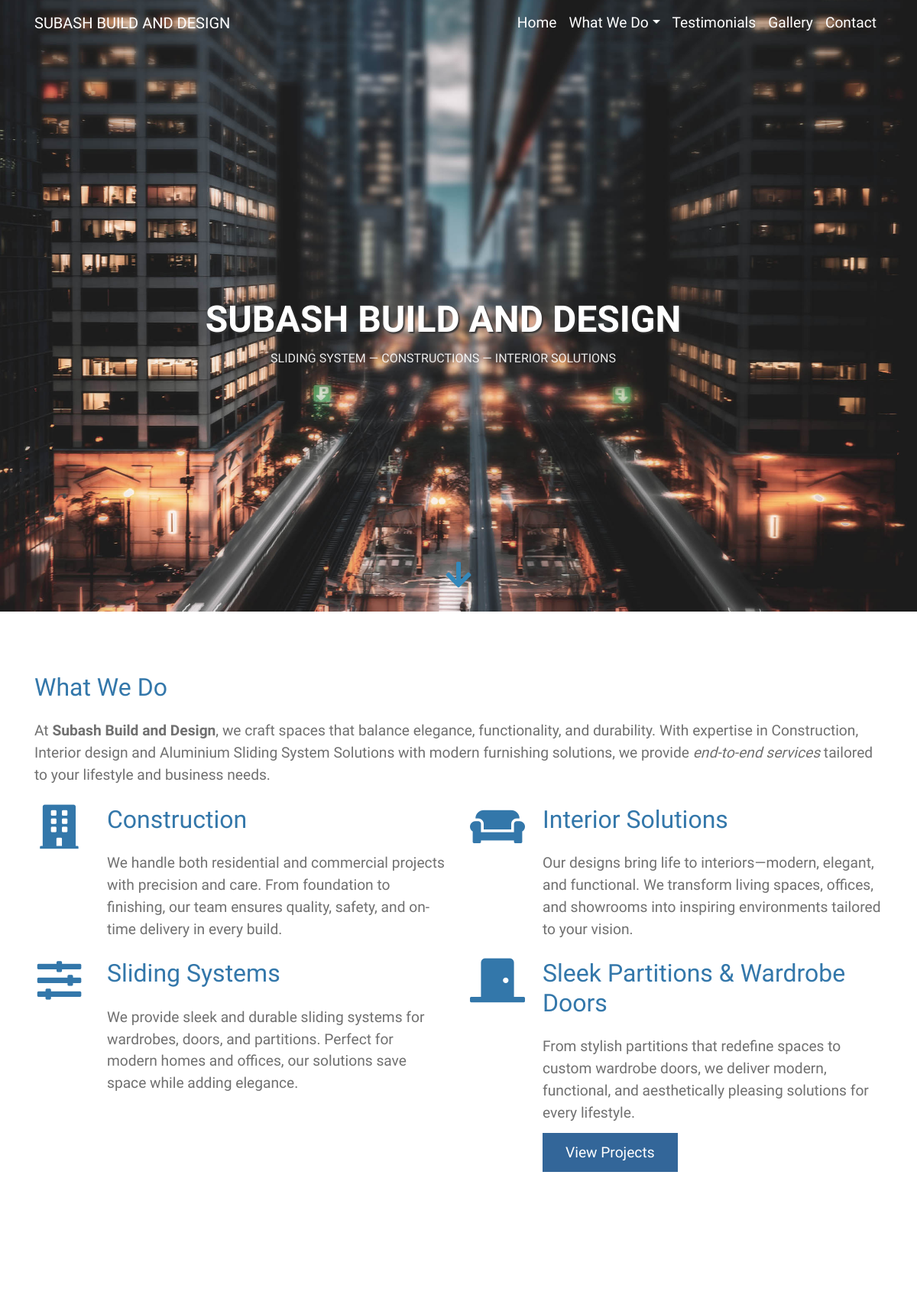
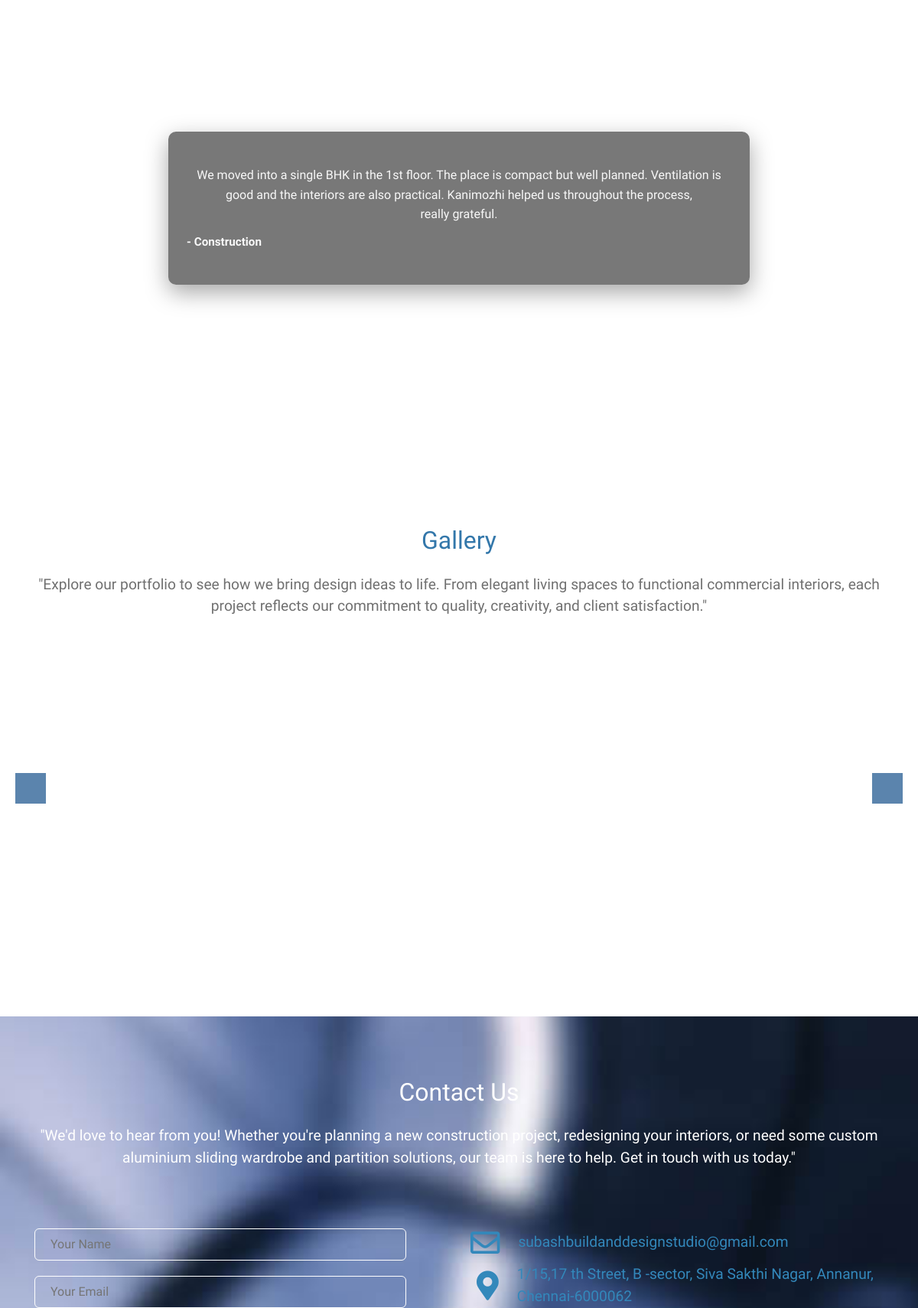
The page / (upper part) on the database its author committed (2 pictures, top to bottom).
### sbdapp/models.py (models this page shows, shortened)
class Testimonial(models.Model):
    name = models.CharField(max_length=100)
    review = models.TextField()
    created_at = models.DateTimeField(auto_now_add=True)

class GalleryImage(models.Model):
    CATEGORY_CHOICES = [
        ('interior', 'Interior'),
        ('sliding', 'Sliding'),
        ('construction', 'Construction'),  # Added construction option
    ]
    title = models.CharField(max_length=100, blank=True)
    image = models.ImageField(upload_to='gallery/')
    category = models.CharField(max_length=20, choices=CATEGORY_CHOICES, default='interior')
    uploaded_at = models.DateTimeField(auto_now_add=True)

### sbdapp/views.py (the view)
# urls.py: path("", views.index_view, name="index"),
def index_view(request):
    gallery_images = GalleryImage.objects.all()
    testimonials = Testimonial.objects.all()
    return render(request, 'index.html', {
        'gallery_images': gallery_images,
        'testimonials': testimonials,
    })

### templates/index.html (shortened to what this page needs)
{% load static %}
<!DOCTYPE html>
<html lang="en">
<head>
  <link rel="stylesheet" href="{% static 'fontawesome-5.5/css/all.min.css' %}" />
  <link rel="stylesheet" href="{% static 'slick/slick.css' %}">
  <link rel="stylesheet" href="{% static 'slick/slick-theme.css' %}">
  <link rel="stylesheet" href="{% static 'magnific-popup/magnific-popup.css' %}">
  <link rel="stylesheet" href="{% static 'css/bootstrap.min.css' %}" />
  <link rel="stylesheet" href="{% static 'css/tooplate-infinite-loop.css' %}" />
</head>
<body>
  <section id="infinite" class="text-white tm-font-big tm-parallax">
    <nav class="navbar navbar-expand-md tm-navbar" id="tmNav">
      <div class="container">
        <a href="#infinite" class="navbar-brand">SUBASH BUILD AND DESIGN</a>
        <div class="collapse navbar-collapse" id="navbarSupportedContent">
          <ul class="navbar-nav ml-auto">
            <li class="nav-item"><a class="nav-link tm-nav-link" href="#infinite">Home</a></li>
            <li class="nav-item dropdown">
              <a class="nav-link tm-nav-link dropdown-toggle" id="navbarDropdown" role="button" data-toggle="dropdown"
                aria-haspopup="true" aria-expanded="false">What We Do</a>
            </li>
            <li class="nav-item"><a class="nav-link tm-nav-link" href="#testimonials">Testimonials</a></li>
            <li class="nav-item"><a class="nav-link tm-nav-link" href="#gallery">Gallery</a></li>
            <li class="nav-item"><a class="nav-link tm-nav-link" href="#contact">Contact</a></li>
          </ul>
        </div>
      </div>
    </nav>
    <div class="tm-hero-text-container" role="banner" aria-label="Hero">
      <div class="tm-hero-text-inner">
        <div style="max-width:820px;">
          <h1 class="tm-hero-title">SUBASH BUILD AND DESIGN</h1>
          <p class="tm-hero-subtitle">SLIDING SYSTEM — CONSTRUCTIONS — INTERIOR SOLUTIONS</p>
        </div>
      </div>
    </div>
    <div class="tm-next tm-intro-next" aria-hidden="false">
      <a href="#whatwedo" class="text-center tm-down-arrow-link" aria-label="Scroll to What We Do">
        <i class="fas fa-2x fa-arrow-down tm-down-arrow" aria-hidden="true"></i>
      </a>
    </div>
  </section>
  <section id="whatwedo" class="tm-section-pad-top">
    <div class="container">
      <div class="row tm-content-box">
        <div class="col-lg-12 col-xl-12">
          <div class="tm-intro-text-container">
            <h2 class="tm-text-primary mb-4 tm-section-title">What We Do</h2>
            <p class="mb-4 tm-intro-text">
              At <strong>Subash Build and Design</strong>, we craft spaces that balance elegance, functionality, and
              durability.
              With expertise in Construction, Interior design and Aluminium Sliding System Solutions with modern furnishing solutions, we provide
              <em>end-to-end services</em> tailored to your lifestyle and business needs.
            </p>
          </div>
        </div>
      </div>
      <div class="row tm-content-box">
        <div class="col-lg-1 col-md-12 text-center"><i class="fas fa-3x fa-building tm-icon"></i></div>
        <div class="col-lg-5">
          <div class="tm-intro-text-container">
            <h2 class="tm-text-primary mb-4">Construction</h2>
            <p class="mb-4 tm-intro-text">We handle both residential and commercial projects with precision and care.
              From foundation to finishing, our team ensures quality, safety, and on-time delivery in every build.</p>
          </div>
        </div>
        <div class="col-lg-1"><i class="fas fa-3x fa-couch text-center tm-icon"></i></div>
        <div class="col-lg-5">
          <div class="tm-intro-text-container">
            <h2 class="tm-text-primary mb-4">Interior Solutions</h2>
            <p class="mb-4 tm-intro-text">Our designs bring life to interiors—modern, elegant, and functional. We
              transform living spaces, offices, and showrooms into inspiring environments tailored to your vision.</p>
          </div>
        </div>
      </div>
      <div class="row tm-content-box">
        <div class="col-lg-1"><i class="fas fa-3x fa-sliders-h text-center tm-icon"></i></div>
        <div class="col-lg-5">
          <div class="tm-intro-text-container">
            <h2 class="tm-text-primary mb-4">Sliding Systems</h2>
            <p class="mb-4 tm-intro-text">We provide sleek and durable sliding systems for wardrobes, doors, and
              partitions. Perfect for modern homes and offices, our solutions save space while adding elegance.</p>
          </div>
        </div>
        <div class="col-lg-1"><i class="fas fa-3x fa-door-closed text-center tm-icon"></i></div>
        <div class="col-lg-5">
          <div class="tm-intro-text-container">
            <h2 class="tm-text-primary mb-4">Sleek Partitions & Wardrobe Doors</h2>
            <p class="mb-4 tm-intro-text">From stylish partitions that redefine spaces to custom wardrobe doors, we
              deliver modern, functional, and aesthetically pleasing solutions for every lifestyle.</p>
            <div class="tm-continue"><a href="#gallery" class="tm-intro-text tm-btn-primary">View Projects</a></div>
          </div>
        </div>
      </div>
    </div>
  </section>
  <section id="testimonials" class="tm-section-pad-top tm-parallax-2" aria-label="Testimonials">
    <div class="container tm-testimonials-content">
      <div class="row">
        <div class="col-12 text-center tm-content-box">
          <h2 class="text-white mb-3 tm-section-title">Testimonials</h2>
          <p class="mx-auto tm-section-desc text-center" style="max-width:760px;color:rgba(255,255,255,0.92);">
          </p>
          {% if testimonials %}
          <div class="mx-auto tm-gallery-container tm-gallery-container-2" style="max-width:900px;">
            <div class="tm-testimonials-carousel">
              {% for testimonial in testimonials %}
              <div class="tm-testimonial-item">
                <div class="tm-testimonial-content">
                  <p class="tm-testimonial-text">{{ testimonial.review }}</p>
                  <p class="tm-testimonial-author">- {{ testimonial.name }}</p>
                </div>
              </div>
              {% endfor %}
            </div>
          </div>
          {% endif %}
        </div>
      </div>
    </div>
  </section>
  <section id="gallery" class="tm-section-pad-top">
    <div class="container tm-container-gallery">
      <div class="row">
        <div class="text-center col-12">
          <h2 class="tm-text-primary tm-section-title mb-4">Gallery</h2>
          <p class="mx-auto tm-section-desc">"Explore our portfolio to see how we bring design ideas to life. From
            elegant living spaces to functional commercial interiors, each project reflects our commitment to quality,
            creativity, and client satisfaction."</p>
        </div>
      </div>
      <div class="row">
        <div class="col-12">
          <div class="mx-auto tm-gallery-container">
            <div class="grid tm-gallery">
              {% for image in gallery_images %}
              <a href="{{ image.image.url }}" class="tm-gallery-link">
                <figure class="effect-honey tm-gallery-item">
                  <img src="{{ image.image.url }}" alt="{{ image.title }}" class="img-fluid">
                </figure>
              </a>
              {% empty %}
              <div class="text-center w-100">
                <p>No images available yet.</p>
              </div>
              {% endfor %}
            </div>
          </div>
        </div>
      </div>
    </div>
  </section>
  <section id="contact" class="tm-section-pad-top tm-parallax-2">
    <div class="container tm-container-contact">
      <div class="row">
        <div class="text-center col-12">
          <h2 class="tm-section-title mb-4">Contact Us</h2>
          <p class="mb-5">"We'd love to hear from you! Whether you're planning a new construction project, redesigning
            your interiors, or need some custom aluminium sliding wardrobe and partition solutions, our team is here to help. Get in touch with
            us today."</p><br>
        </div>
        <div class="col-sm-12 col-md-6">
          <form action="{% url 'contact' %}" method="POST">
            <input id="name" name="name" type="text" placeholder="Your Name" class="tm-input" required />
            <input id="email" name="email" type="email" placeholder="Your Email" class="tm-input" required />
          </form>
        </div>
        <div class="col-sm-12 col-md-6">
          <div class="contact-item">
            <a rel="nofollow" href="mailto:subashbuildanddesignstudio@gmail.com" class="item-link"
              style="display: flex; align-items: center;">
              <i class="far fa-2x fa-envelope mr-4"></i>
              <span class="mb-0">subashbuildanddesignstudio@gmail.com</span>
            </a>
          </div>
          <div class="contact-item m-2">
            <a rel="nofollow" href="https://www.google.com/maps/search/600109%2C%20Sector%20B%2C%20SivaSakthi%20Nagar%2C%20Annanur%2C%20Cholambedu%2C%20Chennai%2C%20Tamil%20Nadu%20600062%2C%20India/@13.121279991253738,80.12623373419046,17z?hl=en" class="item-link" style="display: flex; align-items: center;">
              <i class="fas fa-2x fa-map-marker-alt mr-4"></i>
              <span class="mb-0" style="text-align: left;">1/15,17 th Street, B -sector, Siva Sakthi Nagar, Annanur,
                Chennai-6000062</span>
            </a>
          </div>
        </div>
      </div>
    </div>
  </section>
</body>
</html>

### rows shown on the page
Testimonial: review "We moved into a single BHK in the 1st floor. The place is compact but well planned. Ventilation is good and the interiors are also practical. Kanimozhi helped us throughout the process, really grateful.", name "Construction"
GalleryImage: image (picture)
GalleryImage: image (picture)
GalleryImage: image (picture)
GalleryImage: image (picture)
GalleryImage: image (picture)
